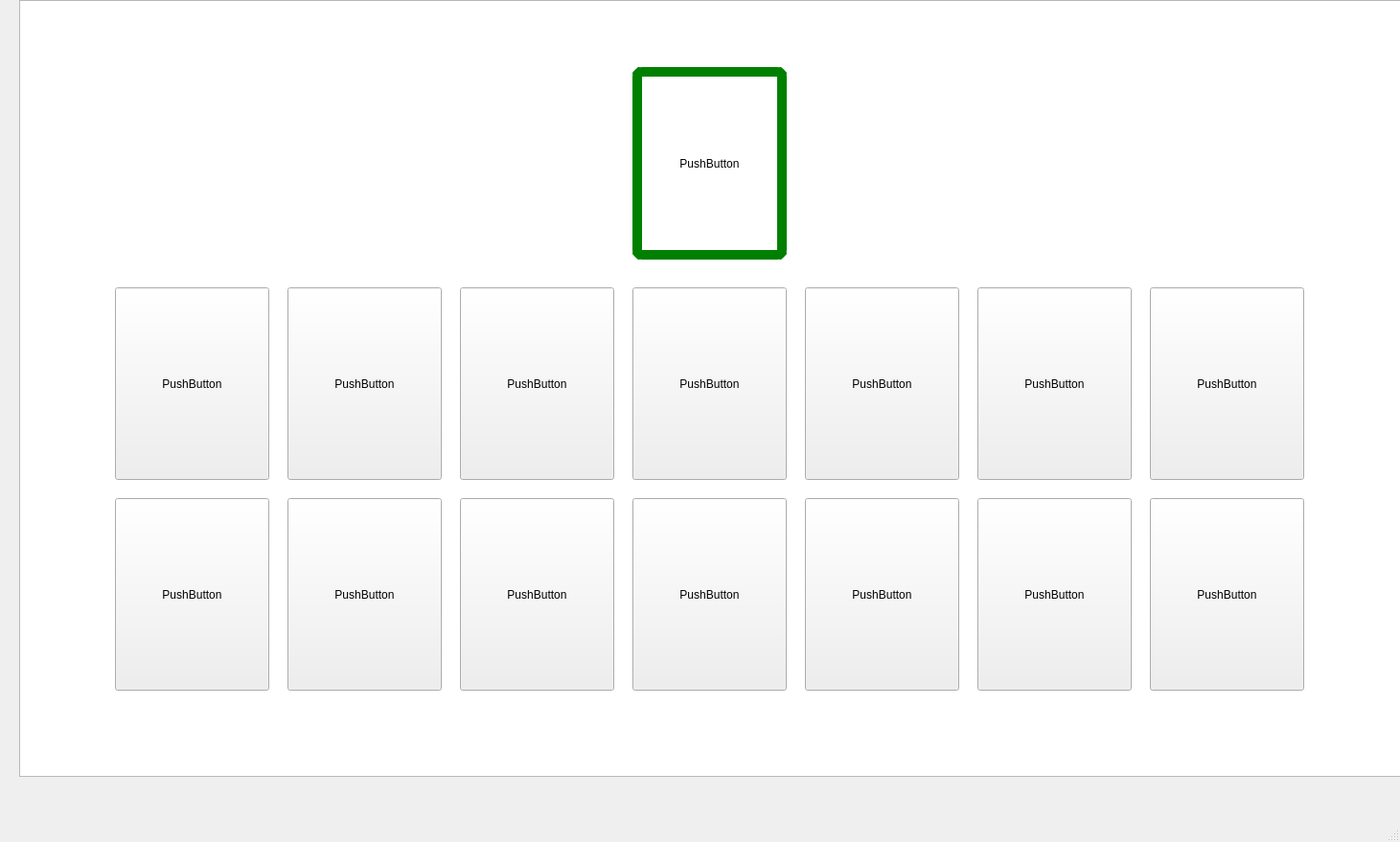
<?xml version="1.0" encoding="UTF-8"?>
<ui version="4.0">
 <class>SkullGame</class>
 <widget class="QMainWindow" name="SkullGame">
  <property name="geometry">
   <rect>
    <x>0</x>
    <y>0</y>
    <width>1461</width>
    <height>879</height>
   </rect>
  </property>
  <property name="windowTitle">
   <string>SkullGame</string>
  </property>
  <widget class="QWidget" name="centralwidget">
   <widget class="QTextEdit" name="textEdit">
    <property name="geometry">
     <rect>
      <x>20</x>
      <y>0</y>
      <width>1451</width>
      <height>811</height>
     </rect>
    </property>
    <property name="styleSheet">
     <string notr="true">background-image: url(:/new/prefix1/gameGround.jpg);</string>
    </property>
    <property name="readOnly">
     <bool>true</bool>
    </property>
   </widget>
   <widget class="QPushButton" name="pushButton">
    <property name="geometry">
     <rect>
      <x>120</x>
      <y>300</y>
      <width>161</width>
      <height>201</height>
     </rect>
    </property>
    <property name="styleSheet">
     <string notr="true">background-image: url(:/new/prefix1/GameBackground.jpg);
border-bottom-color: rgb(0, 0, 127);
border-left-color: rgb(0, 0, 127);
border-right-color: rgb(0, 0, 127);
border-top-color: rgb(0, 0, 127);
border-color: rgb(0, 0, 127);</string>
    </property>
    <property name="text">
     <string>PushButton</string>
    </property>
   </widget>
   <widget class="QPushButton" name="pushButton_2">
    <property name="geometry">
     <rect>
      <x>300</x>
      <y>300</y>
      <width>161</width>
      <height>201</height>
     </rect>
    </property>
    <property name="styleSheet">
     <string notr="true">background-image: url(:/new/prefix1/GameBackground.jpg);
border-bottom-color: rgb(0, 0, 127);
border-left-color: rgb(0, 0, 127);
border-right-color: rgb(0, 0, 127);
border-top-color: rgb(0, 0, 127);
border-color: rgb(0, 0, 127);</string>
    </property>
    <property name="text">
     <string>PushButton</string>
    </property>
   </widget>
   <widget class="QPushButton" name="pushButton_3">
    <property name="geometry">
     <rect>
      <x>480</x>
      <y>300</y>
      <width>161</width>
      <height>201</height>
     </rect>
    </property>
    <property name="styleSheet">
     <string notr="true">background-image: url(:/new/prefix1/GameBackground.jpg);
border-bottom-color: rgb(0, 0, 127);
border-left-color: rgb(0, 0, 127);
border-right-color: rgb(0, 0, 127);
border-top-color: rgb(0, 0, 127);
border-color: rgb(0, 0, 127);</string>
    </property>
    <property name="text">
     <string>PushButton</string>
    </property>
   </widget>
   <widget class="QPushButton" name="pushButton_4">
    <property name="geometry">
     <rect>
      <x>660</x>
      <y>300</y>
      <width>161</width>
      <height>201</height>
     </rect>
    </property>
    <property name="styleSheet">
     <string notr="true">background-image: url(:/new/prefix1/GameBackground.jpg);
border-bottom-color: rgb(0, 0, 127);
border-left-color: rgb(0, 0, 127);
border-right-color: rgb(0, 0, 127);
border-top-color: rgb(0, 0, 127);
border-color: rgb(0, 0, 127);</string>
    </property>
    <property name="text">
     <string>PushButton</string>
    </property>
   </widget>
   <widget class="QPushButton" name="pushButton_5">
    <property name="geometry">
     <rect>
      <x>840</x>
      <y>300</y>
      <width>161</width>
      <height>201</height>
     </rect>
    </property>
    <property name="styleSheet">
     <string notr="true">background-image: url(:/new/prefix1/GameBackground.jpg);
border-bottom-color: rgb(0, 0, 127);
border-left-color: rgb(0, 0, 127);
border-right-color: rgb(0, 0, 127);
border-top-color: rgb(0, 0, 127);
border-color: rgb(0, 0, 127);</string>
    </property>
    <property name="text">
     <string>PushButton</string>
    </property>
   </widget>
   <widget class="QPushButton" name="pushButton_6">
    <property name="geometry">
     <rect>
      <x>1020</x>
      <y>300</y>
      <width>161</width>
      <height>201</height>
     </rect>
    </property>
    <property name="styleSheet">
     <string notr="true">background-image: url(:/new/prefix1/GameBackground.jpg);
border-bottom-color: rgb(0, 0, 127);
border-left-color: rgb(0, 0, 127);
border-right-color: rgb(0, 0, 127);
border-top-color: rgb(0, 0, 127);
border-color: rgb(0, 0, 127);</string>
    </property>
    <property name="text">
     <string>PushButton</string>
    </property>
   </widget>
   <widget class="QPushButton" name="pushButton_7">
    <property name="geometry">
     <rect>
      <x>1200</x>
      <y>300</y>
      <width>161</width>
      <height>201</height>
     </rect>
    </property>
    <property name="styleSheet">
     <string notr="true">background-image: url(:/new/prefix1/GameBackground.jpg);
border-bottom-color: rgb(0, 0, 127);
border-left-color: rgb(0, 0, 127);
border-right-color: rgb(0, 0, 127);
border-top-color: rgb(0, 0, 127);
border-color: rgb(0, 0, 127);</string>
    </property>
    <property name="text">
     <string>PushButton</string>
    </property>
   </widget>
   <widget class="QPushButton" name="pushButton_8">
    <property name="geometry">
     <rect>
      <x>120</x>
      <y>520</y>
      <width>161</width>
      <height>201</height>
     </rect>
    </property>
    <property name="styleSheet">
     <string notr="true">background-image: url(:/new/prefix1/GameBackground.jpg);
border-bottom-color: rgb(0, 0, 127);
border-left-color: rgb(0, 0, 127);
border-right-color: rgb(0, 0, 127);
border-top-color: rgb(0, 0, 127);
border-color: rgb(0, 0, 127);</string>
    </property>
    <property name="text">
     <string>PushButton</string>
    </property>
   </widget>
   <widget class="QPushButton" name="pushButton_9">
    <property name="geometry">
     <rect>
      <x>300</x>
      <y>520</y>
      <width>161</width>
      <height>201</height>
     </rect>
    </property>
    <property name="styleSheet">
     <string notr="true">background-image: url(:/new/prefix1/GameBackground.jpg);
border-bottom-color: rgb(0, 0, 127);
border-left-color: rgb(0, 0, 127);
border-right-color: rgb(0, 0, 127);
border-top-color: rgb(0, 0, 127);
border-color: rgb(0, 0, 127);</string>
    </property>
    <property name="text">
     <string>PushButton</string>
    </property>
   </widget>
   <widget class="QPushButton" name="pushButton_10">
    <property name="geometry">
     <rect>
      <x>480</x>
      <y>520</y>
      <width>161</width>
      <height>201</height>
     </rect>
    </property>
    <property name="styleSheet">
     <string notr="true">background-image: url(:/new/prefix1/GameBackground.jpg);
border-bottom-color: rgb(0, 0, 127);
border-left-color: rgb(0, 0, 127);
border-right-color: rgb(0, 0, 127);
border-top-color: rgb(0, 0, 127);
border-color: rgb(0, 0, 127);</string>
    </property>
    <property name="text">
     <string>PushButton</string>
    </property>
   </widget>
   <widget class="QPushButton" name="pushButton_11">
    <property name="geometry">
     <rect>
      <x>660</x>
      <y>520</y>
      <width>161</width>
      <height>201</height>
     </rect>
    </property>
    <property name="styleSheet">
     <string notr="true">background-image: url(:/new/prefix1/GameBackground.jpg);
border-bottom-color: rgb(0, 0, 127);
border-left-color: rgb(0, 0, 127);
border-right-color: rgb(0, 0, 127);
border-top-color: rgb(0, 0, 127);
border-color: rgb(0, 0, 127);</string>
    </property>
    <property name="text">
     <string>PushButton</string>
    </property>
   </widget>
   <widget class="QPushButton" name="pushButton_12">
    <property name="geometry">
     <rect>
      <x>840</x>
      <y>520</y>
      <width>161</width>
      <height>201</height>
     </rect>
    </property>
    <property name="styleSheet">
     <string notr="true">background-image: url(:/new/prefix1/GameBackground.jpg);
border-bottom-color: rgb(0, 0, 127);
border-left-color: rgb(0, 0, 127);
border-right-color: rgb(0, 0, 127);
border-top-color: rgb(0, 0, 127);
border-color: rgb(0, 0, 127);</string>
    </property>
    <property name="text">
     <string>PushButton</string>
    </property>
   </widget>
   <widget class="QPushButton" name="pushButton_13">
    <property name="geometry">
     <rect>
      <x>1020</x>
      <y>520</y>
      <width>161</width>
      <height>201</height>
     </rect>
    </property>
    <property name="styleSheet">
     <string notr="true">background-image: url(:/new/prefix1/GameBackground.jpg);
border-bottom-color: rgb(0, 0, 127);
border-left-color: rgb(0, 0, 127);
border-right-color: rgb(0, 0, 127);
border-top-color: rgb(0, 0, 127);
border-color: rgb(0, 0, 127);</string>
    </property>
    <property name="text">
     <string>PushButton</string>
    </property>
   </widget>
   <widget class="QPushButton" name="pushButton_14">
    <property name="geometry">
     <rect>
      <x>1200</x>
      <y>520</y>
      <width>161</width>
      <height>201</height>
     </rect>
    </property>
    <property name="styleSheet">
     <string notr="true">background-image: url(:/new/prefix1/GameBackground.jpg);
border-bottom-color: rgb(0, 0, 127);
border-left-color: rgb(0, 0, 127);
border-right-color: rgb(0, 0, 127);
border-top-color: rgb(0, 0, 127);
border-color: rgb(0, 0, 127);</string>
    </property>
    <property name="text">
     <string>PushButton</string>
    </property>
   </widget>
   <widget class="QPushButton" name="pushButton_15">
    <property name="geometry">
     <rect>
      <x>660</x>
      <y>70</y>
      <width>161</width>
      <height>201</height>
     </rect>
    </property>
    <property name="styleSheet">
     <string notr="true">background-image: url(:/new/prefix1/GameBackground.jpg);
border-bottom-color: rgb(0, 0, 127);
border-left-color: rgb(0, 0, 127);
border-right-color: rgb(0, 0, 127);
border-top-color: rgb(0, 0, 127);
border-color: rgb(0, 0, 127);
border:10px solid green;
border-radius:10px;</string>
    </property>
    <property name="text">
     <string>PushButton</string>
    </property>
   </widget>
  </widget>
  <widget class="QMenuBar" name="menubar">
   <property name="geometry">
    <rect>
     <x>0</x>
     <y>0</y>
     <width>1461</width>
     <height>19</height>
    </rect>
   </property>
  </widget>
  <widget class="QStatusBar" name="statusbar"/>
 </widget>
 <resources/>
 <connections/>
</ui>
